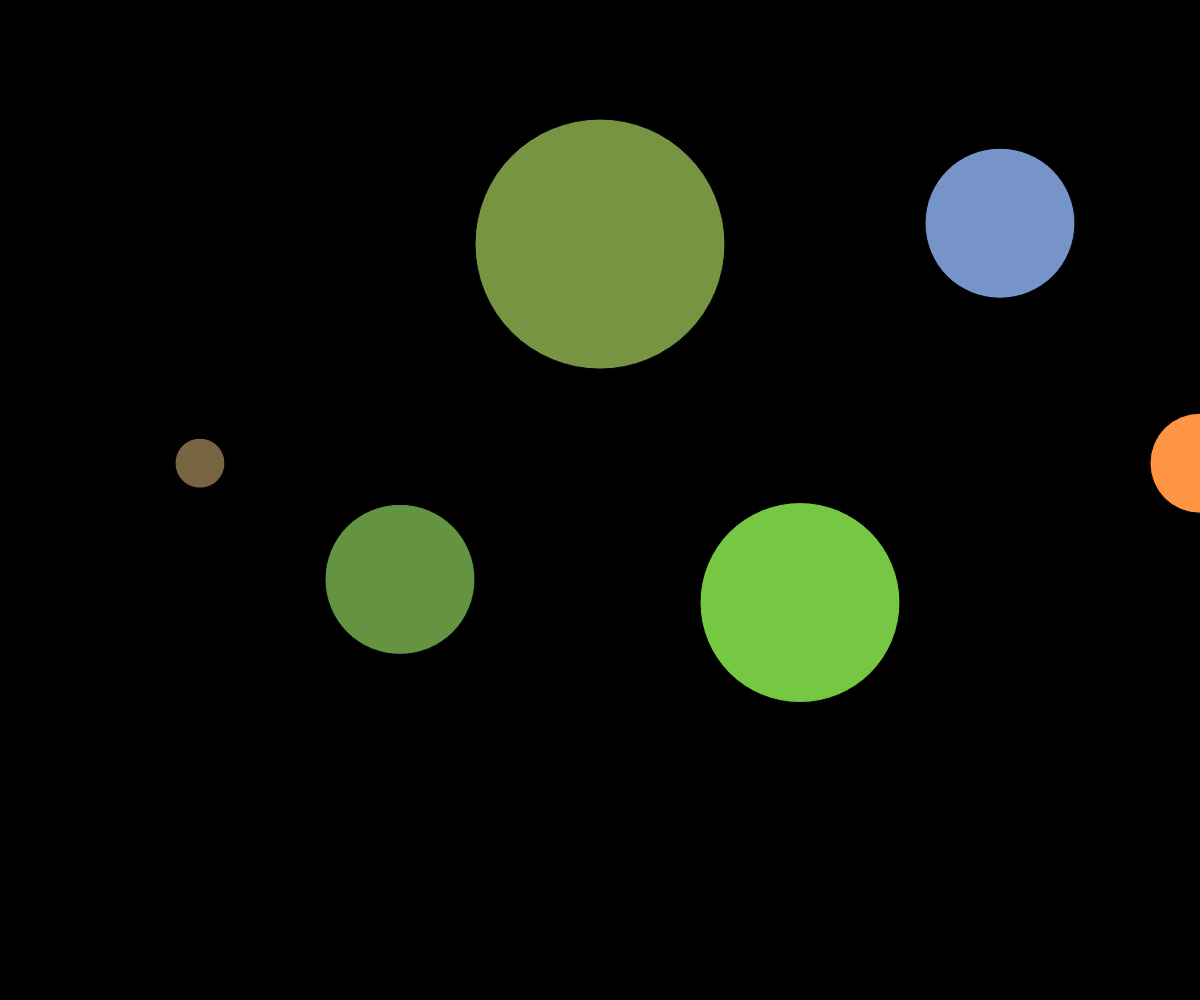
Frame 1 (no input)
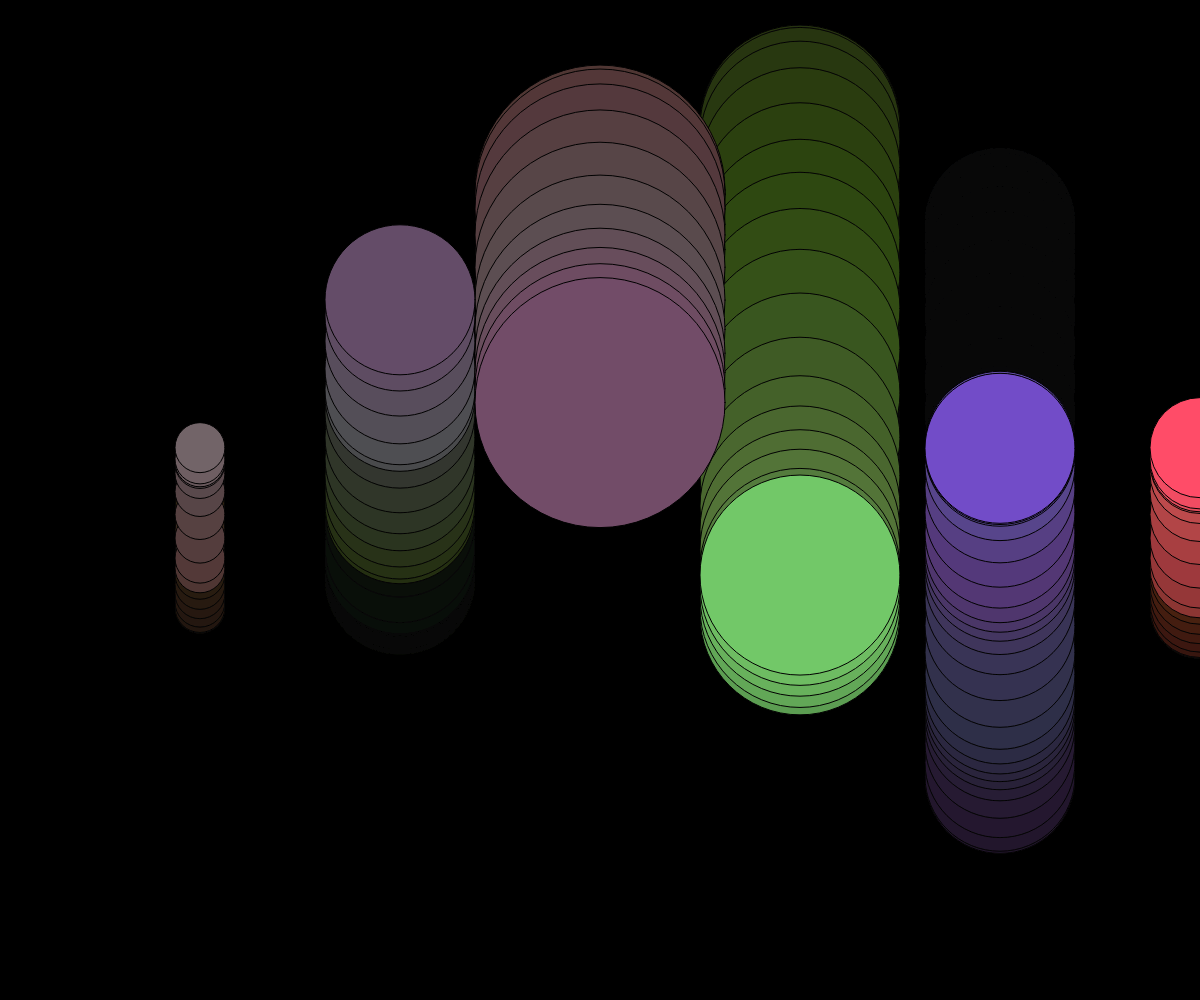
Frame 60 (no input)
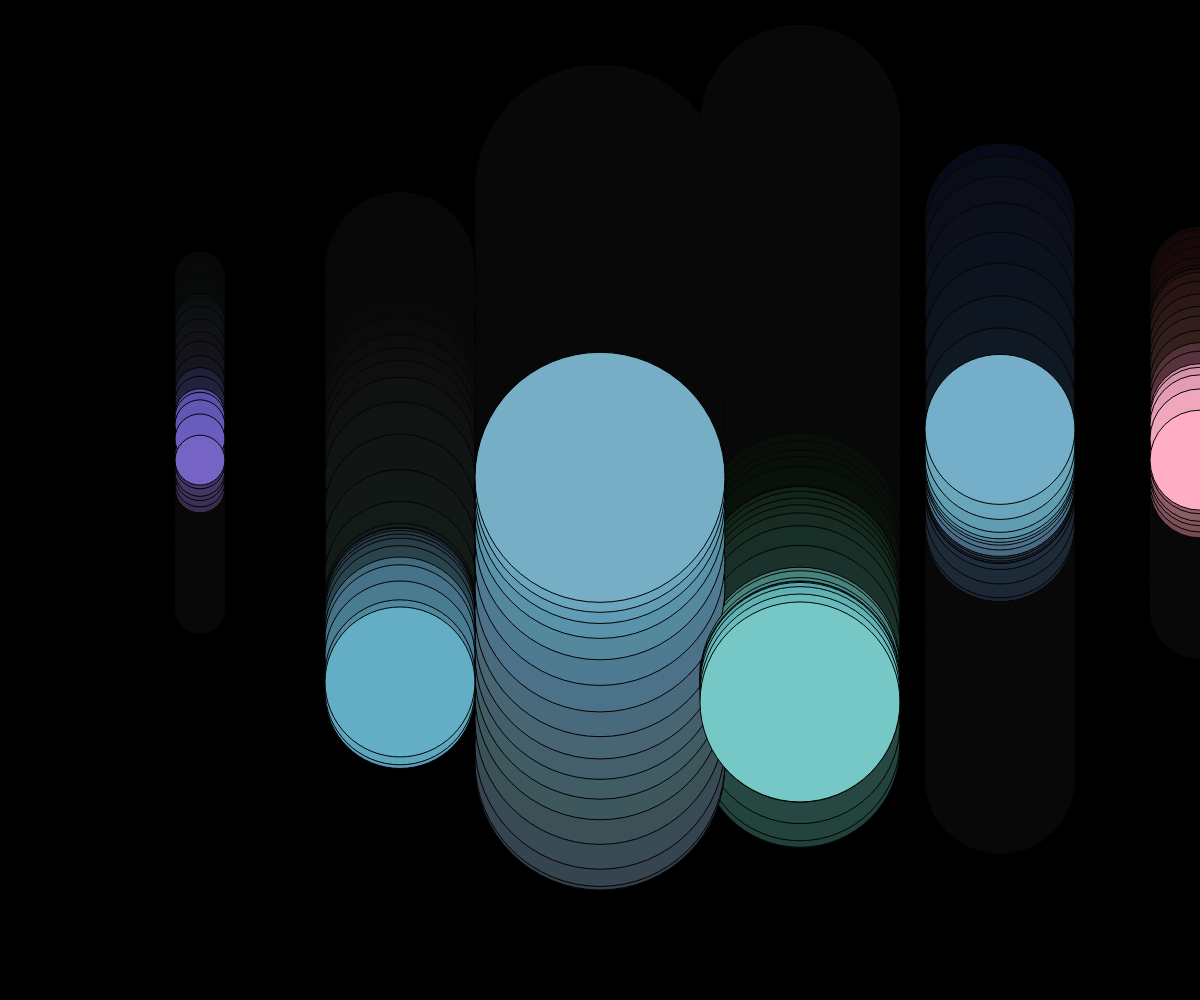
Frame 120 (the mouse pressed at the canvas centre since frame 60)

The p5.js sketch that drew these frames (run headless with seeded random() and noise() and a simulated clock; from frame 60 on, the mouse is pressed at the canvas centre):

// p5.js sketch
// ── sketch.js
let t;

function setup() {
  createCanvas(windowWidth,windowHeight);
  background(0);
  frameRate(300);
  t = 0;
}

function draw() {
  // fading background gives the illusion of tracers
  background(0, 15);

  //balls bouncing up and down at different rates
  let x = 200;
  let y = height * noise(t+10);

  let x2 = 400;
  let y2 = height * noise(t+15) ;

  let x3 = 600;
  let y3 = height * noise(t+100);

  let x4 = 800;
  let y4 = height * noise(t+65);

  let x5 = 1000;
  let y5 = height * noise(t+40);

  let x6 = 1200;
  let y6 = height * noise(t+10);

  let x7 = 1400;
  let y7 = height * noise(t+35);

  let x8 = 1600;
  let y8 = height * noise(t+15);

//each ball is continuosly changing colors
  let r = 255 * noise(t+10);
  let g = 255 * noise(t+15);
  let b = 255 * noise(t+20);

//  noStroke();
  push();
  fill(r, 100, b);
  ellipse(x, y, 50, 50);
  t = t + 0.01;
  pop();

  push();
  fill(100, g, b);
  ellipse(x2, y2, 150, 150);
//  t = t + 0.1;
  pop();

  push();
  fill(r, g, b);
  ellipse(x3, y3, 250, 250);
  pop();

  push();
  fill(r, 200, b);
  ellipse(x4, y4, 200, 200);
  pop();

  push();
  fill(r, g, 200);
  ellipse(x5, y5, 150, 150);
  pop();

  push();
  fill(255, g, b);
  ellipse(x6, y6, 100, 100);
  pop();

  push();
  fill(r, g, b);
  ellipse(x7, y7, 50, 50);
  pop();

  push();
  fill(r, g, 100);
  ellipse(x8, y8, 20, 20);
  pop();


//sporadic but not too fast
 t = t + 0.02;
}
